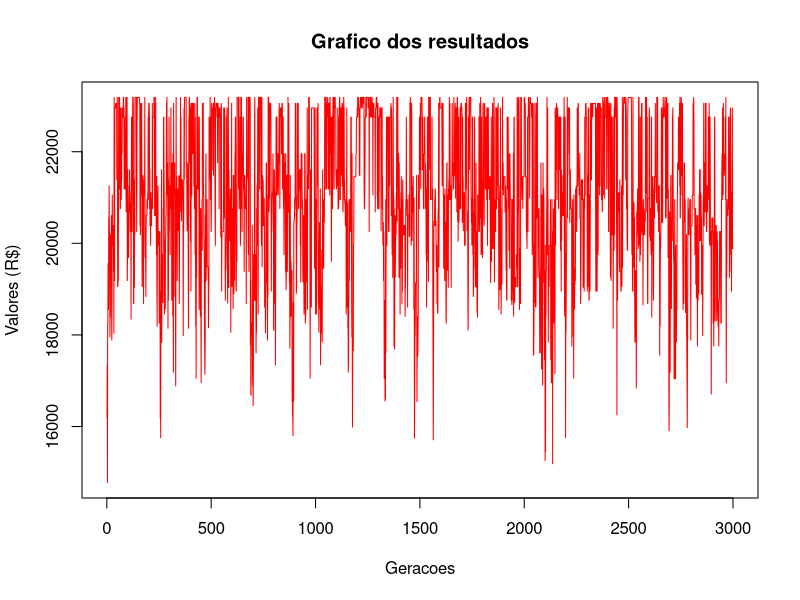

Recreate this plot in R.
" APLICACAO: CARREGANDO CAMINHAO COM PRODUTOS COM OBJETIVO DE ATINGIR MAIOR 
FATURAMENTO, OBEDECENDO A CAPACIDADE VOLUMETRICA DE CARGA "
"
Referencia: https://sites.icmc.usp.br/andre/research/genetic/
"

" Criando classes de produtos "
setClass(
  "Produto",
  slots = c(
    nome = "character",
    espaco = "numeric",
    valor = "numeric"
  )
)

" Criando a classe de individuos "
setClass(
  "Individuo",
  slots = c(
    espacos = "numeric",
    valores = "numeric",
    limiteEspacos = "numeric",
    notaAvaliacao = "numeric",
    espacoUtilizado = "numeric",
    geracao = "numeric",
    cromossomo = "character"
  ),
  # Inicializando os atributos
  prototype = list(
    espacos = 0,
    valores = 0,
    limiteEspacos = 0,
    notaAvaliacao = 0,
    espacoUtilizado = 0,
    geracao = 0
  )
)

" Funcao de geracao do cromossomo "
gerarCromossomo <- function(tamanhoCromossomo){
  cromossomo = sample(x = c("0", "1"), size = tamanhoCromossomo, replace = TRUE)
  return(cromossomo)
}

" Funcao de avaliacao (fitness) "
avaliacao <- function(individuo){
  nota = 0
  somaEspacos = 0
  for (i in 1:length(individuo@cromossomo)) {
    if (individuo@cromossomo[i] == "1") {
      nota = nota + individuo@valores[i]
      somaEspacos = somaEspacos + individuo@espacos[i]
    }
  }
  if (somaEspacos > individuo@limiteEspacos) {
    nota = 1
  }
  individuo@notaAvaliacao = nota
  individuo@espacoUtilizado = somaEspacos
  return(individuo)
}

" Funcao crossover (reproducao) de um ponto "
crossover <- function(individuoA, individuoB) {
  indices = 1:length(individuoA@cromossomo)
  corte = sample(indices, 1) 
  cat("\nPonto de corte: ", corte)
  if (corte == length(individuoA@cromossomo)) {
    filho1 = individuoB@cromossomo[1:corte]
    filho2 = individuoA@cromossomo[1:corte]
  }else {
    filho1 = c(individuoB@cromossomo[1:corte], 
               individuoA@cromossomo[(corte + 1):length(individuoA@cromossomo)])
    filho2 = c(individuoA@cromossomo[1:corte], 
               individuoB@cromossomo[(corte + 1):length(individuoB@cromossomo)])
  }
  filhos = list(
    new("Individuo", espacos = individuoA@espacos, valores = individuoA@valores,
        limiteEspacos = individuoA@limiteEspacos, geracao = individuoA@geracao + 1),
    new("Individuo", espacos = individuoB@espacos, valores = individuoB@valores,
        limiteEspacos = individuoB@limiteEspacos, geracao = individuoB@geracao + 1)
    )
  
  filhos[[1]]@cromossomo <- filho1
  filhos[[2]]@cromossomo <- filho2
  return(filhos)
}

" Funcao de mutacao"
mutacao <- function(individuo, taxaMutacao) {
  for (i in 1:length(individuo@cromossomo)) {
    if (runif(n = 1, min = 0, max = 1) < taxaMutacao) {
      if (individuo@cromossomo[i] == '1') {
        individuo@cromossomo[i] = '0'
      }else {
        individuo@cromossomo[i] = '1'
      }
    }
  }
  return(individuo)
}

" Inicializacao da Populacao "
# Armazenando as solucoes
setClass(
  "algoritmoGenetico",
  slots = c(
    tamanhoPopulacao = "numeric",
    populacao = "list",
    geracao = "numeric",
    melhorSolucao = "Individuo",
    listaSolucoes = "list"
  )
)

inicializaPopulacao <- function(algoritmoGenetico, espacos, valores, limite) {
  for (i in 1:algoritmoGenetico@tamanhoPopulacao) {
    algoritmoGenetico@populacao[[i]] = new("Individuo", espacos = espacos, 
                                           valores = valores, 
                                           limiteEspacos = limite)
    algoritmoGenetico@populacao[[i]]@cromossomo = gerarCromossomo(length(espacos))
  }
  return(algoritmoGenetico)
}

" Ordenacao da Populacao "
ordenaPopulacao <- function(populacao) {
  populacaoOrdenada = c()
  notasAvaliacao = c()
  for (individuo in populacao) {
    notasAvaliacao = c(notasAvaliacao, individuo@notaAvaliacao)
  }
  listaPosicao = order(notasAvaliacao, decreasing = TRUE)
  for (i in 1:length(listaPosicao)) {
    populacaoOrdenada = c(populacaoOrdenada, populacao[[listaPosicao[i]]])
  }
  return(populacaoOrdenada)
}

" Funcao para definir o melhor individuo"
melhorIndividuo <- function(algoritmoGenetico, individuo) {
  algoritmoGenetico@listaSolucoes = c(algoritmoGenetico@listaSolucoes, 
                                      individuo@notaAvaliacao)
  if (individuo@notaAvaliacao > algoritmoGenetico@melhorSolucao@notaAvaliacao) {
    algoritmoGenetico@melhorSolucao = individuo
  }
  return(algoritmoGenetico)
}

" Funcao para somar as avaliacoes "
somaAvaliacoes <- function(algoritmoGenetico) {
  soma = 0
  for (individuo in algoritmoGenetico@populacao) {
    soma = soma + individuo@notaAvaliacao
  }
  return(soma)
}

" Metodo da Roleta (Roda do Acaso) "
selecionaPai <- function(algoritmoGenetico, somaAvaliacoes) {
  pai = 0
  valorSorteado =  runif(1, 0, 1) * somaAvaliacoes
  soma = 0
  i = 1
  while (i < length(algoritmoGenetico@populacao) && soma < valorSorteado) {
    soma = soma + algoritmoGenetico@populacao[[i]]@notaAvaliacao
    pai = pai + 1
    i = i + 1
  }
  return(pai)
}

" Metodo de visualizacao de geracoes de individuos "
visualizaGeracao <- function(algoritmoGenetico) {
  melhor = algoritmoGenetico@populacao[[1]]
  cat("\nG: ", melhor@geracao, " Valor: ", melhor@notaAvaliacao,
      " Espaco: ", melhor@espacoUtilizado, " Cromossomo: ", melhor@cromossomo)
}

" Metodo para solucao do problema "
resolver <- function(algoritmoGenetico, taxaMutacao, numeroGeracoes, espacos,
                     valores, limiteEspaco) {
  ag = algoritmoGenetico
  ag = inicializaPopulacao(algoritmoGenetico = ag, espacos = espacos, 
                           valores = valores, limite = limiteEspaco)
  for (i in 1:ag@tamanhoPopulacao) {
    ag@populacao[[i]] = avaliacao(ag@populacao[[i]])
  }
  ag@populacao = ordenaPopulacao(ag@populacao)
  ag@melhorSolucao = ag@populacao[[1]]
  visualizaGeracao(algoritmoGenetico = ag)
  
  " Evolucao das populacoes "
  for (geracao in 1:numeroGeracoes) {
    soma = somaAvaliacoes(algoritmoGenetico = ag)
    
    " Gerando novos individuos "
    novaPopulacao = c()
    for (individuosGerados in 1:(ag@tamanhoPopulacao / 2 )) {
      pai1 = selecionaPai(algoritmoGenetico = ag, somaAvaliacoes = soma)
      pai2 = selecionaPai(algoritmoGenetico = ag, somaAvaliacoes = soma)
      
      filhos = crossover(individuoA = ag@populacao[[pai1]], 
                         individuoB = ag@populacao[[pai2]])
      novaPopulacao = c(novaPopulacao, mutacao(individuo = filhos[[1]], 
                                               taxaMutacao = taxaMutacao))
      novaPopulacao = c(novaPopulacao, mutacao(individuo = filhos[[2]], 
                                               taxaMutacao = taxaMutacao))
    }
    ag@populacao = novaPopulacao
    
    " Nova avaliacao "
    for (i in 1:ag@tamanhoPopulacao) {
      ag@populacao[[i]] = avaliacao(ag@populacao[[i]])
    }
    ag@populacao = ordenaPopulacao(ag@populacao)
    visualizaGeracao(algoritmoGenetico = ag)
    ag = melhorIndividuo(algoritmoGenetico = ag, individuo = ag@populacao[[1]])
  }
  
  cat("\n\nMelhor solucao - G: ", ag@melhorSolucao@geracao, " Valor: ", 
      ag@melhorSolucao@notaAvaliacao, " Espaco: ", ag@melhorSolucao@espacoUtilizado,
      " Cromossomo: ", ag@melhorSolucao@cromossomo)
  return(ag)
}

" Criando objetos de produtos "
listaProdutos <- c(new("Produto", nome = "Geladeira Dako", espaco = 0.751, valor = 999.90),
                  new("Produto", nome = "Iphone 6", espaco = 0.0000899, valor = 2911.12),
                  new("Produto", nome = "TV 55' ", espaco = 0.430, valor = 4346.99),
                  new("Produto", nome = "TV 50' ", espaco = 0.450, valor = 3999.90),
                  new("Produto", nome = "TV 42' ", espaco = 0.458, valor = 2999.00),
                  new("Produto", nome = "Notebook Dell", espaco = 0.350, valor = 2499.90),
                  new("Produto", nome = "Ventilador Panasonic", espaco = 0.496, valor = 199.90),
                  new("Produto", nome = "Microondas Electrolux", espaco = 0.444, valor = 429.90),
                  new("Produto", nome = "Microondas Panasonic", espaco = 0.439, valor = 299.29),
                  new("Produto", nome = "Geladeira Brastemp", espaco = 0.895, valor = 849.00),
                  new("Produto", nome = "Geladeira Consul", espaco = 0.870, valor = 1199.89),
                  new("Produto", nome = "Notebook Lenovo", espaco = 0.378, valor = 1999.90),
                  new("Produto", nome = "Notebook Asus", espaco = 0.337, valor = 3999.00)
)

espacos <- c()
valores <- c()
nomes <- c()

for (produto in listaProdutos) {
  espacos = c(espacos, produto@espaco)
  valores = c(valores, produto@valor)
  nomes = c(nomes, produto@nome)
}

" Definindo a capacidade do caminhao "
limite <- 3

" Definindo o numero de individuos da populacao "
tamanho <- 20

" Definindo a probabilidade de Mutacao "
probabilidadeMutacao <- 0.05

" Definindo o numero de geracoes "
numeroGeracoes <- 3000

" Inicializando o Algoritmo Genetico "
ag <- new("algoritmoGenetico", tamanhoPopulacao = tamanho)
ag <- resolver(algoritmoGenetico = ag, taxaMutacao = probabilidadeMutacao,
               numeroGeracoes = numeroGeracoes, espacos = espacos,
               valores = valores, limiteEspaco = limite)

" Listando os produtos a serem carregados "
cat("\n\nLista de itens para carregamento")
for (i in 1:length(listaProdutos)) {
  if (ag@melhorSolucao@cromossomo[i] == '1') {
    cat("\nNome: ", nomes[i], " - Valor em R$ : ", valores[i])
  }
}

plot(
  x = 1:numeroGeracoes,
  y = ag@listaSolucoes,
  type = "l",
  main = "Grafico dos resultados",
  col = "red",
  ylab = "Valores (R$)",
  xlab = "Geracoes"
)


